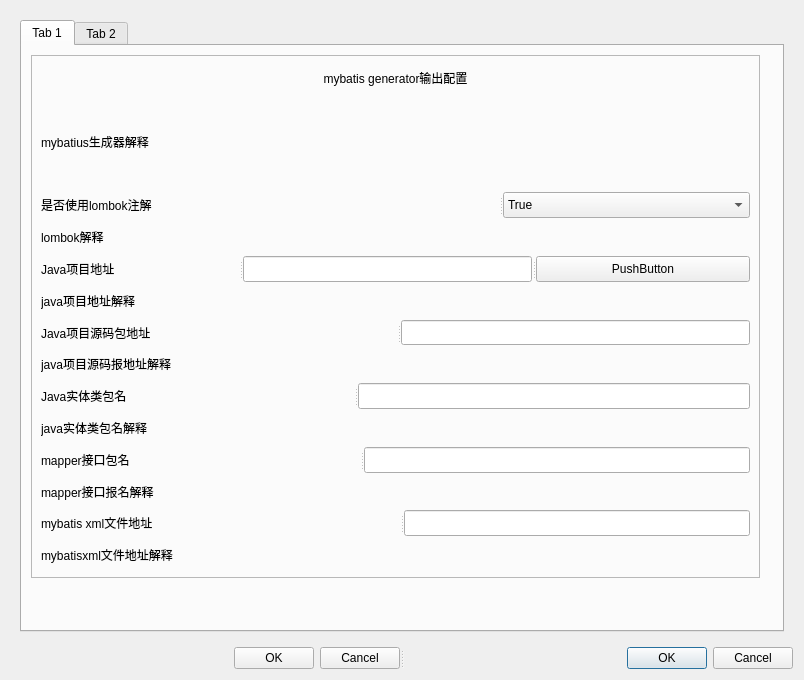
<?xml version="1.0" encoding="UTF-8"?>
<ui version="4.0">
 <class>Dialog</class>
 <widget class="QDialog" name="Dialog">
  <property name="geometry">
   <rect>
    <x>0</x>
    <y>0</y>
    <width>804</width>
    <height>680</height>
   </rect>
  </property>
  <property name="windowTitle">
   <string>Dialog</string>
  </property>
  <layout class="QVBoxLayout" name="verticalLayout_6">
   <item>
    <widget class="QWidget" name="widget" native="true">
     <layout class="QVBoxLayout" name="verticalLayout_2">
      <item>
       <widget class="QTabWidget" name="tabWidget">
        <property name="currentIndex">
         <number>0</number>
        </property>
        <widget class="QWidget" name="mybatis">
         <property name="maximumSize">
          <size>
           <width>747</width>
           <height>541</height>
          </size>
         </property>
         <attribute name="title">
          <string>Tab 1</string>
         </attribute>
         <layout class="QVBoxLayout" name="verticalLayout_3">
          <item>
           <widget class="QFrame" name="frame">
            <property name="frameShape">
             <enum>QFrame::StyledPanel</enum>
            </property>
            <property name="frameShadow">
             <enum>QFrame::Raised</enum>
            </property>
            <layout class="QVBoxLayout" name="verticalLayout">
             <item>
              <widget class="QLabel" name="mybatis_label">
               <property name="text">
                <string>&lt;html&gt;&lt;head/&gt;&lt;body&gt;&lt;p align=&quot;center&quot;&gt;mybatis generator输出配置&lt;/p&gt;&lt;/body&gt;&lt;/html&gt;</string>
               </property>
              </widget>
             </item>
             <item>
              <widget class="QLabel" name="first_blank">
               <property name="text">
                <string/>
               </property>
              </widget>
             </item>
             <item>
              <widget class="QLabel" name="mybatis_generator_desc">
               <property name="text">
                <string>mybatius生成器解释</string>
               </property>
              </widget>
             </item>
             <item>
              <widget class="QLabel" name="second_blank">
               <property name="text">
                <string/>
               </property>
              </widget>
             </item>
             <item>
              <widget class="QSplitter" name="lombok_spliter">
               <property name="orientation">
                <enum>Qt::Horizontal</enum>
               </property>
               <widget class="QLabel" name="lombok">
                <property name="text">
                 <string>是否使用lombok注解</string>
                </property>
               </widget>
               <widget class="QComboBox" name="lombok_value">
                <item>
                 <property name="text">
                  <string>True</string>
                 </property>
                </item>
                <item>
                 <property name="text">
                  <string>False</string>
                 </property>
                </item>
               </widget>
              </widget>
             </item>
             <item>
              <widget class="QLabel" name="lombok_desc">
               <property name="text">
                <string>lombok解释</string>
               </property>
              </widget>
             </item>
             <item>
              <widget class="QSplitter" name="java_path_splitter">
               <property name="orientation">
                <enum>Qt::Horizontal</enum>
               </property>
               <widget class="QLabel" name="java_path">
                <property name="text">
                 <string>Java项目地址</string>
                </property>
               </widget>
               <widget class="QLineEdit" name="java_path_value"/>
               <widget class="QPushButton" name="java_button">
                <property name="text">
                 <string>PushButton</string>
                </property>
               </widget>
              </widget>
             </item>
             <item>
              <widget class="QLabel" name="java_path_desc">
               <property name="text">
                <string>java项目地址解释</string>
               </property>
              </widget>
             </item>
             <item>
              <widget class="QSplitter" name="java_src_splitter">
               <property name="orientation">
                <enum>Qt::Horizontal</enum>
               </property>
               <widget class="QLabel" name="java_src_relative">
                <property name="text">
                 <string>Java项目源码包地址</string>
                </property>
               </widget>
               <widget class="QLineEdit" name="java_src_relative_value"/>
              </widget>
             </item>
             <item>
              <widget class="QLabel" name="java_src_desc">
               <property name="text">
                <string>java项目源码报地址解释</string>
               </property>
              </widget>
             </item>
             <item>
              <widget class="QSplitter" name="model_splitter">
               <property name="orientation">
                <enum>Qt::Horizontal</enum>
               </property>
               <widget class="QLabel" name="model_package">
                <property name="text">
                 <string>Java实体类包名</string>
                </property>
               </widget>
               <widget class="QLineEdit" name="model_package_value"/>
              </widget>
             </item>
             <item>
              <widget class="QLabel" name="model_desc">
               <property name="text">
                <string>java实体类包名解释</string>
               </property>
              </widget>
             </item>
             <item>
              <widget class="QSplitter" name="mapper_splitter">
               <property name="orientation">
                <enum>Qt::Horizontal</enum>
               </property>
               <widget class="QLabel" name="mapper_package">
                <property name="text">
                 <string>mapper接口包名</string>
                </property>
               </widget>
               <widget class="QLineEdit" name="mapper_package_value"/>
              </widget>
             </item>
             <item>
              <widget class="QLabel" name="mapper_desc">
               <property name="text">
                <string>mapper接口报名解释</string>
               </property>
              </widget>
             </item>
             <item>
              <widget class="QSplitter" name="xml_splitter">
               <property name="orientation">
                <enum>Qt::Horizontal</enum>
               </property>
               <widget class="QLabel" name="xml_path">
                <property name="text">
                 <string>mybatis xml文件地址</string>
                </property>
               </widget>
               <widget class="QLineEdit" name="xml_path_value"/>
              </widget>
             </item>
             <item>
              <widget class="QLabel" name="xml_desc">
               <property name="text">
                <string>mybatisxml文件地址解释</string>
               </property>
              </widget>
             </item>
            </layout>
           </widget>
          </item>
         </layout>
        </widget>
        <widget class="QWidget" name="spring">
         <attribute name="title">
          <string>Tab 2</string>
         </attribute>
         <layout class="QVBoxLayout" name="verticalLayout_5">
          <item>
           <widget class="QFrame" name="frame_2">
            <property name="frameShape">
             <enum>QFrame::StyledPanel</enum>
            </property>
            <property name="frameShadow">
             <enum>QFrame::Raised</enum>
            </property>
            <layout class="QVBoxLayout" name="verticalLayout_4">
             <item>
              <widget class="QLabel" name="spring_label">
               <property name="text">
                <string>&lt;html&gt;&lt;head/&gt;&lt;body&gt;&lt;p align=&quot;center&quot;&gt;spring generator输出配置&lt;/p&gt;&lt;/body&gt;&lt;/html&gt;</string>
               </property>
              </widget>
             </item>
             <item>
              <widget class="QLabel" name="first_blank_2">
               <property name="text">
                <string/>
               </property>
              </widget>
             </item>
             <item>
              <widget class="QLabel" name="spring_generator_desc">
               <property name="text">
                <string>spring解释</string>
               </property>
              </widget>
             </item>
             <item>
              <widget class="QLabel" name="second_blank_2">
               <property name="text">
                <string/>
               </property>
              </widget>
             </item>
             <item>
              <widget class="QLabel" name="third_blank">
               <property name="text">
                <string/>
               </property>
              </widget>
             </item>
             <item>
              <widget class="QLabel" name="forth_blank">
               <property name="text">
                <string/>
               </property>
              </widget>
             </item>
             <item>
              <widget class="QSplitter" name="service_splitter">
               <property name="orientation">
                <enum>Qt::Horizontal</enum>
               </property>
               <widget class="QLabel" name="service_package">
                <property name="text">
                 <string>service接口包名</string>
                </property>
               </widget>
               <widget class="QLineEdit" name="service_package_value"/>
              </widget>
             </item>
             <item>
              <widget class="QLabel" name="service_desc">
               <property name="text">
                <string>service接口包名的解释</string>
               </property>
              </widget>
             </item>
             <item>
              <widget class="QSplitter" name="service_impl_splitter">
               <property name="orientation">
                <enum>Qt::Horizontal</enum>
               </property>
               <widget class="QLabel" name="service_impl_package">
                <property name="text">
                 <string>service实现类包名</string>
                </property>
               </widget>
               <widget class="QLineEdit" name="service_impl_package_value"/>
              </widget>
             </item>
             <item>
              <widget class="QLabel" name="service_impl_desc">
               <property name="text">
                <string>service实现类包铭杰仕</string>
               </property>
              </widget>
             </item>
             <item>
              <widget class="QSplitter" name="controller_splitter">
               <property name="orientation">
                <enum>Qt::Horizontal</enum>
               </property>
               <widget class="QLabel" name="controller_package">
                <property name="text">
                 <string>controller包名</string>
                </property>
               </widget>
               <widget class="QLineEdit" name="controller_package_value"/>
              </widget>
             </item>
             <item>
              <widget class="QLabel" name="controller_desc">
               <property name="text">
                <string>controoler解释</string>
               </property>
              </widget>
             </item>
             <item>
              <widget class="QLabel" name="fifth_blank">
               <property name="text">
                <string/>
               </property>
              </widget>
             </item>
             <item>
              <widget class="QLabel" name="sixth_blank">
               <property name="text">
                <string/>
               </property>
              </widget>
             </item>
            </layout>
           </widget>
          </item>
         </layout>
        </widget>
       </widget>
      </item>
     </layout>
    </widget>
   </item>
   <item>
    <widget class="QSplitter" name="splitter">
     <property name="orientation">
      <enum>Qt::Horizontal</enum>
     </property>
     <widget class="QDialogButtonBox" name="buttonBox_2">
      <property name="standardButtons">
       <set>QDialogButtonBox::Cancel|QDialogButtonBox::Ok</set>
      </property>
     </widget>
     <widget class="QDialogButtonBox" name="buttonBox">
      <property name="standardButtons">
       <set>QDialogButtonBox::Cancel|QDialogButtonBox::Ok</set>
      </property>
     </widget>
    </widget>
   </item>
  </layout>
 </widget>
 <resources/>
 <connections/>
</ui>
